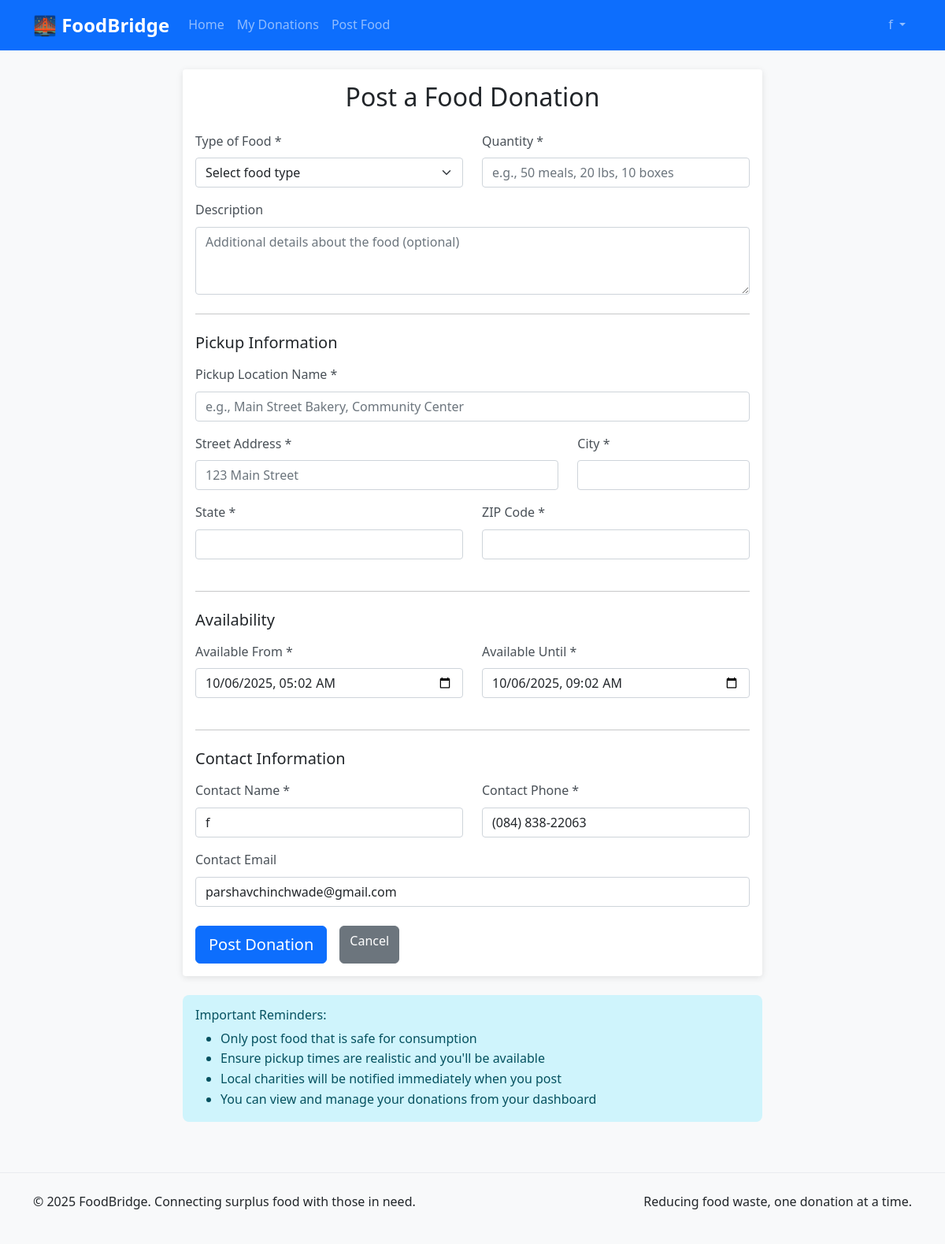
/donor/post (signed in), run on the app's committed database.
### app.py (models this page shows, shortened)
class User(UserMixin, db.Model):
    id = db.Column(db.Integer, primary_key=True)
    username = db.Column(db.String(80), unique=True, nullable=False)
    email = db.Column(db.String(120), unique=True, nullable=False)
    password_hash = db.Column(db.String(128))
    user_type = db.Column(db.String(20), nullable=False)  # 'donor', 'charity', 'admin'
    name = db.Column(db.String(100), nullable=False)
    phone = db.Column(db.String(20))
    address = db.Column(db.String(200))
    city = db.Column(db.String(50))
    state = db.Column(db.String(50))
    zip_code = db.Column(db.String(10))
    is_verified = db.Column(db.Boolean, default=False)
    created_at = db.Column(db.DateTime, default=datetime.utcnow)

### app.py (the view, shortened to what this page needs)
@app.route('/donor/post', methods=['GET', 'POST'])
@login_required
def post_donation():
    if current_user.user_type != 'donor':
        flash('Access denied')
        return redirect(url_for('index'))
    return render_template('post_donation.html')

### app.py (called while the page is built)
@login_manager.user_loader
def load_user(user_id):
    return User.query.get(int(user_id))

### templates/post_donation.html (shortened to what this page needs)
{% extends "base.html" %}
{% block content %}
<div class="row justify-content-center">
    <div class="col-md-8">
        <div class="card">
            <div class="card-body">
                <h2 class="card-title text-center mb-4">Post a Food Donation</h2>
                <form method="POST">
                    <div class="row">
                        <div class="col-md-6 mb-3">
                            <label for="food_type" class="form-label">Type of Food *</label>
                            <select class="form-select" id="food_type" name="food_type" required>
                                <option value="">Select food type</option>
                            </select>
                        </div>
                        <div class="col-md-6 mb-3">
                            <label for="quantity" class="form-label">Quantity *</label>
                            <input type="text" class="form-control" id="quantity" name="quantity"
                                   placeholder="e.g., 50 meals, 20 lbs, 10 boxes" required>
                        </div>
                    </div>
                    <div class="mb-3">
                        <label for="description" class="form-label">Description</label>
                        <textarea class="form-control" id="description" name="description" rows="3"
                                  placeholder="Additional details about the food (optional)"></textarea>
                    </div>
                    <hr class="my-4">
                    <h5 class="mb-3">Pickup Information</h5>
                    <div class="mb-3">
                        <label for="pickup_location" class="form-label">Pickup Location Name *</label>
                        <input type="text" class="form-control" id="pickup_location" name="pickup_location"
                               placeholder="e.g., Main Street Bakery, Community Center" required>
                    </div>
                    <div class="row">
                        <div class="col-md-8 mb-3">
                            <label for="pickup_address" class="form-label">Street Address *</label>
                            <input type="text" class="form-control" id="pickup_address" name="pickup_address"
                                   placeholder="123 Main Street" required>
                        </div>
                        <div class="col-md-4 mb-3">
                            <label for="pickup_city" class="form-label">City *</label>
                            <input type="text" class="form-control" id="pickup_city" name="pickup_city" required>
                        </div>
                    </div>
                    <div class="row">
                        <div class="col-md-6 mb-3">
                            <label for="pickup_state" class="form-label">State *</label>
                            <input type="text" class="form-control" id="pickup_state" name="pickup_state" required>
                        </div>
                        <div class="col-md-6 mb-3">
                            <label for="pickup_zip" class="form-label">ZIP Code *</label>
                            <input type="text" class="form-control" id="pickup_zip" name="pickup_zip" required>
                        </div>
                    </div>
                    <hr class="my-4">
                    <h5 class="mb-3">Availability</h5>
                    <div class="row">
                        <div class="col-md-6 mb-3">
                            <label for="available_from" class="form-label">Available From *</label>
                            <input type="datetime-local" class="form-control" id="available_from" name="available_from" required>
                        </div>
                        <div class="col-md-6 mb-3">
                            <label for="available_until" class="form-label">Available Until *</label>
                            <input type="datetime-local" class="form-control" id="available_until" name="available_until" required>
                        </div>
                    </div>
                    <hr class="my-4">
                    <h5 class="mb-3">Contact Information</h5>
                    <div class="row">
                        <div class="col-md-6 mb-3">
                            <label for="contact_name" class="form-label">Contact Name *</label>
                            <input type="text" class="form-control" id="contact_name" name="contact_name"
                                   value="{{ current_user.name }}" required>
                        </div>
                        <div class="col-md-6 mb-3">
                            <label for="contact_phone" class="form-label">Contact Phone *</label>
                            <input type="tel" class="form-control" id="contact_phone" name="contact_phone"
                                   value="{{ current_user.phone or '' }}" required>
                        </div>
                    </div>
                    <div class="mb-4">
                        <label for="contact_email" class="form-label">Contact Email</label>
                        <input type="email" class="form-control" id="contact_email" name="contact_email"
                               value="{{ current_user.email }}">
                    </div>
                    <div class="d-flex gap-3">
                        <button type="submit" class="btn btn-primary btn-lg">Post Donation</button>
                        <a href="{{ url_for('donor_dashboard') }}" class="btn btn-secondary">Cancel</a>
                    </div>
                </form>
            </div>
        </div>
        <div class="mt-4">
            <div class="alert alert-info">
                <h6 class="alert-heading">Important Reminders:</h6>
                <ul class="mb-0">
                    <li>Only post food that is safe for consumption</li>
                    <li>Ensure pickup times are realistic and you'll be available</li>
                    <li>Local charities will be notified immediately when you post</li>
                    <li>You can view and manage your donations from your dashboard</li>
                </ul>
            </div>
        </div>
    </div>
</div>
{% endblock %}

### templates/base.html (shortened to what this page needs)
<!DOCTYPE html>
<html lang="en">
<head>
    <link href="https://cdn.jsdelivr.net/npm/bootstrap@5.1.3/dist/css/bootstrap.min.css" rel="stylesheet">
    <link rel="stylesheet" href="{{ url_for('static', filename='css/style.css') }}">
</head>
<body>
    <nav class="navbar navbar-expand-lg navbar-dark bg-primary">
        <div class="container">
            <a class="navbar-brand" href="{{ url_for('index') }}">🌉 FoodBridge</a>
            <div class="collapse navbar-collapse" id="navbarNav">
                <ul class="navbar-nav me-auto">
                    <li class="nav-item">
                        <a class="nav-link" href="{{ url_for('index') }}">Home</a>
                    </li>
                    {% if current_user.is_authenticated %}
                        {% if current_user.user_type == 'donor' %}
                            <li class="nav-item">
                                <a class="nav-link" href="{{ url_for('donor_dashboard') }}">My Donations</a>
                            </li>
                            <li class="nav-item">
                                <a class="nav-link" href="{{ url_for('post_donation') }}">Post Food</a>
                            </li>
                        {% elif current_user.user_type == 'charity' %}
                            <li class="nav-item">
                                <a class="nav-link" href="{{ url_for('charity_dashboard') }}">Dashboard</a>
                            </li>
                        {% elif current_user.user_type == 'admin' %}
                            <li class="nav-item">
                                <a class="nav-link" href="{{ url_for('admin_dashboard') }}">Admin Panel</a>
                            </li>
                        {% endif %}
                    {% endif %}
                </ul>
                <ul class="navbar-nav">
                    {% if current_user.is_authenticated %}
                        <li class="nav-item dropdown">
                            <a class="nav-link dropdown-toggle" href="#" id="navbarDropdown" role="button" data-bs-toggle="dropdown">
                                {{ current_user.name }}
                            </a>
                        </li>
                    {% endif %}
                </ul>
            </div>
        </div>
    </nav>
    <main class="container mt-4">
        {% block content %}{% endblock %}
    </main>
    <footer class="bg-light mt-5 py-4">
        <div class="container">
            <div class="row">
                <div class="col-md-6">
                    <p>&copy; 2025 FoodBridge. Connecting surplus food with those in need.</p>
                </div>
                <div class="col-md-6 text-end">
                    <p>Reducing food waste, one donation at a time.</p>
                </div>
            </div>
        </div>
    </footer>
</body>
</html>

### static/css/style.css (style rules this page uses)
body { font-family: 'Segoe UI', Tahoma, Geneva, Verdana, sans-serif; line-height: 1.6; background-color: #f8f9fa; }
.navbar-brand { font-size: 1.5rem; font-weight: bold; }
.card { border: none; box-shadow: 0 2px 8px rgba(0, 0, 0, 0.1); transition: all 0.3s ease; }
.btn { border-radius: 6px; font-weight: 500; transition: all 0.2s ease; }
.form-label { font-weight: 500; color: #495057; }
.alert { border: none; border-radius: 8px; }
footer { background-color: #f8f9fa !important; border-top: 1px solid #e9ecef; margin-top: auto; }
.fade-in { animation: fadeIn 0.5s ease-in; }

### data on the page
User: name "f", contact_name "f", contact_phone "(084) 838-22063", contact_email "parshavchinchwade@gmail.com"
